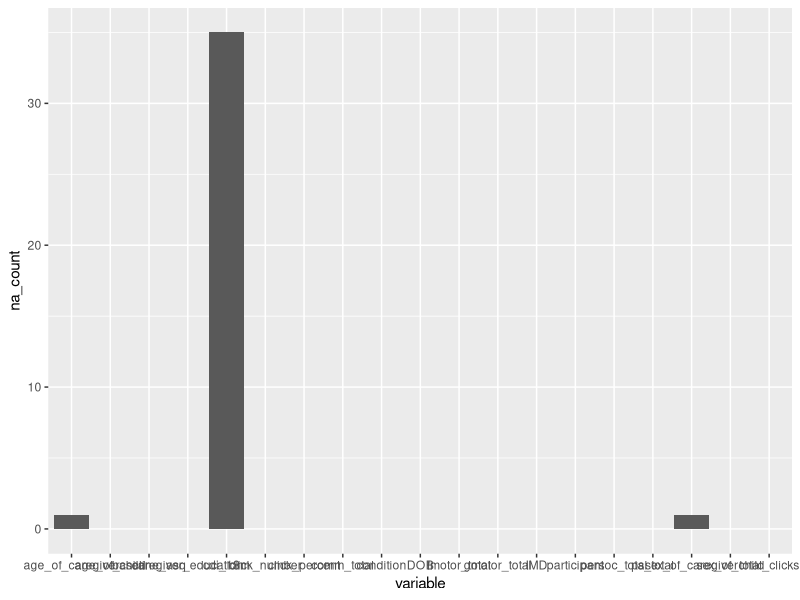
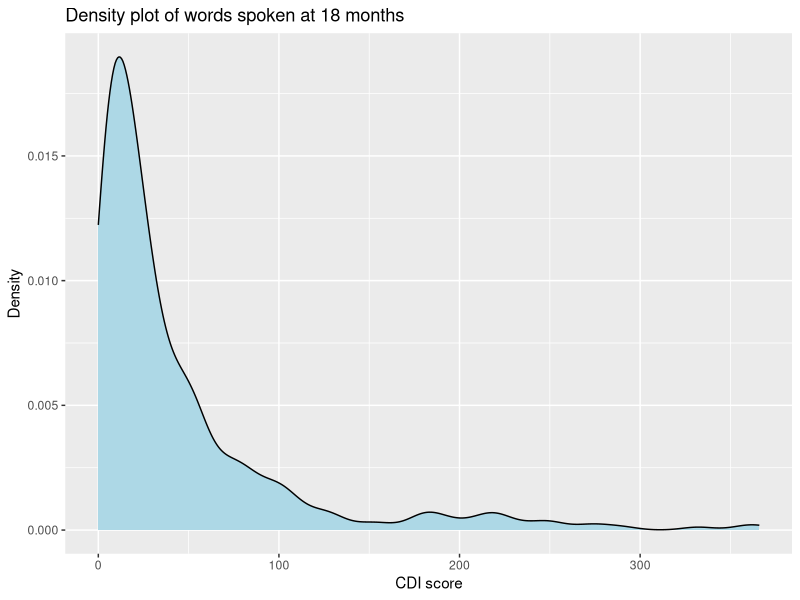
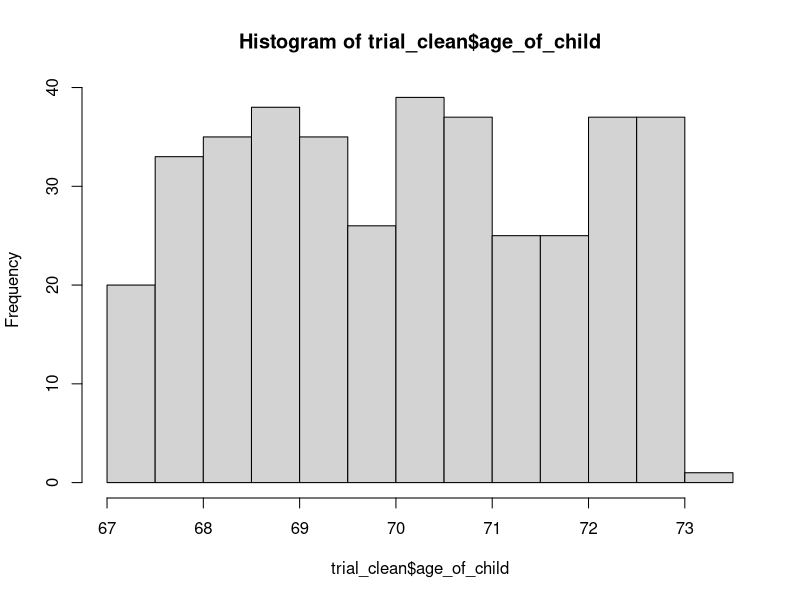

These charts were generated, in order, by the following R code: (Note: this script raises an error after producing the figures.)
## ---- chunk 1
#set working directory
setwd("C:/Users/piyal/OneDrive/Desktop/R/dissertation")

#loading libraries
library("here")
library("readr")
library("tidyverse")
library("lubridate")
library("lme4")
library("AER")

#loading trial dataset
trial_data <- read_csv("data/dissertation_data.csv", col_types = cols(
  participant = col_number(),
  age_of_caregiver = col_factor(),
  sex_of_child = col_factor(),
  caregiver_education = col_factor(),
  condition = col_factor(),
  baseline_asq = col_factor(),
  cdi_18m = col_integer(),
  click_number = col_integer(),
  "Possible clicks before 24m survey" = col_integer(),
  IMD = col_integer()
))

#loading dataset with individual ASQ responses
asq_data <- read_csv("data/Piyali_data WITH CONDITION  - ASQ baseline.csv")


#Preparing ASQ dataset
asq_clean <- asq_data %>% 
  rename(participant = "P number",
         c_high_pitch = "Does your baby make high pitched squeals?",
         c_deep_tone = "When playing with sounds, does your baby make grunting, growling or other deep-toned sounds?",
         c_responds_call = "If you call your baby when you are out of sight, does she look in the direction of your voice?",
         c_responds_noise = "When a loud noise occurs, does your baby turn to see where the sound came from?",
         c_sounds = "Does your baby make sounds like \"da\", \"ga\", \"ka\" and \"ba\"?",
         c_imitate = "If you copy the sounds your baby makes, does your baby repeat the same sounds back to you?",
         gm_lift_legs = "While your baby is on his back, does your baby lift his legs high enough to see his feet?",
         gm_lift_chest = "When your baby is on her tummy, does she straighten both arms and push her whole chest off the bed or floor?",
         gm_roll = "Does your baby roll from his back to his tummy, getting both arms out from under him?",
         gm_lean_sit = "When you put your baby on the floor, does she lean on her hands while sitting? (if she already sits up straight without leaning on her hands, mark yes for this item.)",
         gm_standing = "If you hold out both hands just to balance your baby, does he support his own weight while standing?",
         gm_crawl = "Does your baby get into a crawling position by getting up on her hands and knees?",
         
         fm_grab = "Does your baby grab a toy you offer and look at it, wave it about, or chew on it for about 1 minute?",
         fm_grasp = "Does your baby reach for or grasp a toy using both hands at once?",
         fm_reach_small = "Does your baby reach for a crumb or cheerio and touch it with his finger or hand? (if he already picks up a small object the size of a pea, mark 'yes' for this question",  
         fm_pick_toy = "Does your baby pick up a small toy, holding it in the center of her hand with her fingers around it?",
         fm_pick_small = "Does your baby try to pick up a crumb or cheerio by using his thumb and all of his fingers in a raking motion, even if he isn't able to pick it up? (If he already picks up the crumb or cheerio, mark yes for this item)",
         fm_pickup_onehand = "Does your baby pick up a small toy with only one hand?",
         
         ps_reach_front = "When a toy is in front of your baby, does she reach for it with both hands?",
         ps_look = "When your baby is on his back, does he turn his head to look for a toy when he drops it? (if he already picks it up, mark yes for this question)",
         ps_reach_back = "When your baby is on her back, does she try to get a toy she has dropped if she can see it?",
         ps_mouth = "Does your baby pick up a toy and put it in his mouth?",
         ps_pass = "Does your baby pass a toy back and forth from one hand to the other?",
         ps_bang = "Does your baby play by banging a toy up and down on the floor or table?",
         persoc_mirror_smile = "When in front of a large mirror, does your baby smile or coo at herself?",
         persoc_strangers = "Does your baby act differently toward strangers than he does with you and other familiar people? (Reactions to strangers may include staring, frowning, withdrawing or crying)",
         persoc_foot = "While lying on her back, does your baby play by grabbing her foot?",
         persoc_mirror_reach = "When in front of a large mirror, does your baby reach out to pat the mirror?",
         persoc_foot_mouth = "While your baby is on his back, does he put his foot in his mouth?",
         persoc_toy = "Does your baby try to get a toy that is out of reach? (She may roll, pivot on her tummy or crawl to get it)")

#scoring the ASQ subscales

## scoring communication items
asq_clean <- asq_clean %>% 
  mutate(comm_item1 = ifelse(asq_clean$c_high_pitch == "Yes", 10, 
                        ifelse(asq_clean$c_high_pitch == "Sometimes", 5, 0))) %>% 
  
  mutate(comm_item2 = ifelse(asq_clean$c_deep_tone == "Yes", 10, 
                        ifelse(asq_clean$c_deep_tone == "Sometimes", 5, 0))) %>%
  
  mutate(comm_item3 = ifelse(asq_clean$c_responds_call == "Yes", 10, 
                        ifelse(asq_clean$c_responds_call == "Sometimes", 5, 0))) %>%
  
  mutate(comm_item4 = ifelse(asq_clean$c_responds_noise == "Yes", 10, 
                        ifelse(asq_clean$c_responds_noise == "Sometimes", 5, 0))) %>%
  
  mutate(comm_item5 = ifelse(asq_clean$c_sounds == "Yes", 10, 
                        ifelse(asq_clean$c_sounds == "Sometimes", 5, 0))) %>%
  
  mutate(comm_item6 = ifelse(asq_clean$c_imitate == "Yes", 10, 
                        ifelse(asq_clean$c_imitate == "Sometimes", 5, 0)))

###checking the scoring

check_item1 <- asq_clean[ , c("c_high_pitch", "comm_item1")]
head(check_item1)

### total communication score

asq_clean$comm_total = rowSums(asq_clean[ , c( "comm_item1", "comm_item2", "comm_item3", "comm_item4", "comm_item5", "comm_item6")], na.rm = TRUE)


## scoring gross motor items
asq_clean <- asq_clean %>% 
  mutate(gmotor_item1 = ifelse(asq_clean$gm_lift_legs == "Yes", 10, 
                        ifelse(asq_clean$gm_lift_legs == "Sometimes", 5, 0))) %>% 
  
  mutate(gmotor_item2 = ifelse(asq_clean$gm_lift_chest == "Yes", 10, 
                        ifelse(asq_clean$gm_lift_chest == "Sometimes", 5, 0))) %>%
  
  mutate(gmotor_item3 = ifelse(asq_clean$gm_roll == "Yes", 10, 
                        ifelse(asq_clean$gm_roll == "Sometimes", 5, 0))) %>%
  
  mutate(gmotor_item4 = ifelse(asq_clean$gm_lean_sit == "Yes", 10, 
                        ifelse(asq_clean$gm_lean_sit == "Sometimes", 5, 0))) %>%
  
  mutate(gmotor_item5 = ifelse(asq_clean$gm_standing == "Yes", 10, 
                        ifelse(asq_clean$gm_standing == "Sometimes", 5, 0))) %>%
  
  mutate(gmotor_item6 = ifelse(asq_clean$gm_crawl == "Yes", 10, 
                        ifelse(asq_clean$gm_crawl == "Sometimes", 5, 0)))

### checking the scoring

check_gm_item1 <- asq_clean[ , c("gm_lift_legs", "gmotor_item1")]
head(check_gm_item1)

### total gross motor score

asq_clean$gmotor_total = rowSums(asq_clean[ , c( "gmotor_item1", "gmotor_item2", "gmotor_item3", "gmotor_item4", "gmotor_item5", "gmotor_item6")], na.rm = TRUE)

         
##scoring fine motor items

asq_clean <- asq_clean %>% 
  mutate(fmotor_item1 = ifelse(asq_clean$fm_grab == "Yes", 10, 
                        ifelse(asq_clean$fm_grab == "Sometimes", 5, 0))) %>% 
  
  mutate(fmotor_item2 = ifelse(asq_clean$fm_grasp == "Yes", 10, 
                        ifelse(asq_clean$fm_grasp == "Sometimes", 5, 0))) %>%
  
  mutate(fmotor_item3 = ifelse(asq_clean$fm_reach_small == "Yes", 10, 
                        ifelse(asq_clean$fm_reach_small == "Sometimes", 5, 0))) %>%
  
  mutate(fmotor_item4 = ifelse(asq_clean$fm_pick_toy == "Yes", 10, 
                        ifelse(asq_clean$fm_pick_toy == "Sometimes", 5, 0))) %>%
  
  mutate(fmotor_item5 = ifelse(asq_clean$fm_pick_small == "Yes", 10, 
                        ifelse(asq_clean$fm_pick_small == "Sometimes", 5, 0))) %>%
  
  mutate(fmotor_item6 = ifelse(asq_clean$fm_pickup_onehand == "Yes", 10, 
                        ifelse(asq_clean$fm_pickup_onehand == "Sometimes", 5, 0)))

### checking the scoring

check_fm <- asq_clean[ , c("fm_pickup_onehand", "fmotor_item6")]
head(check_fm)

### total fine motor score

asq_clean$fmotor_total = rowSums(asq_clean[ , c( "fmotor_item1", "fmotor_item2", "fmotor_item3", "fmotor_item4", "fmotor_item5", "fmotor_item6")], na.rm = TRUE)



## scoring problem solving items

asq_clean <- asq_clean %>% 
  mutate(ps_item1 = ifelse(asq_clean$ps_reach_front == "Yes", 10, 
                        ifelse(asq_clean$ps_reach_front == "Sometimes", 5, 0))) %>% 
  
  mutate(ps_item2 = ifelse(asq_clean$ps_look == "Yes", 10, 
                        ifelse(asq_clean$ps_look == "Sometimes", 5, 0))) %>%
  
  mutate(ps_item3 = ifelse(asq_clean$ps_reach_back == "Yes", 10, 
                        ifelse(asq_clean$ps_reach_back == "Sometimes", 5, 0))) %>%
  
  mutate(ps_item4 = ifelse(asq_clean$ps_mouth == "Yes", 10, 
                        ifelse(asq_clean$ps_mouth == "Sometimes", 5, 0))) %>%
  
  mutate(ps_item5 = ifelse(asq_clean$ps_pass == "Yes", 10, 
                        ifelse(asq_clean$ps_pass == "Sometimes", 5, 0))) %>%
  
  mutate(ps_item6 = ifelse(asq_clean$ps_bang == "Yes", 10, 
                        ifelse(asq_clean$ps_bang == "Sometimes", 5, 0)))

### checking the scoring

check_ps <- asq_clean[ , c("ps_pass", "ps_item5")]
head(check_ps)

### total problem-solving score

asq_clean$ps_total = rowSums(asq_clean[ , c( "ps_item1", "ps_item2", "ps_item3", "ps_item4", "ps_item5", "ps_item6")], na.rm = TRUE)


## scoring personal-social items

asq_clean <- asq_clean %>% 
  mutate(persoc_item1 = ifelse(asq_clean$persoc_mirror_smile == "Yes", 10, 
                        ifelse(asq_clean$persoc_mirror_smile == "Sometimes", 5, 0))) %>% 
  
  mutate(persoc_item2 = ifelse(asq_clean$persoc_strangers == "Yes", 10, 
                        ifelse(asq_clean$persoc_strangers == "Sometimes", 5, 0))) %>%
  
  mutate(persoc_item3 = ifelse(asq_clean$persoc_foot == "Yes", 10, 
                        ifelse(asq_clean$persoc_foot == "Sometimes", 5, 0))) %>%
  
  mutate(persoc_item4 = ifelse(asq_clean$persoc_mirror_reach == "Yes", 10, 
                        ifelse(asq_clean$persoc_mirror_reach == "Sometimes", 5, 0))) %>%
  
  mutate(persoc_item5 = ifelse(asq_clean$persoc_foot_mouth == "Yes", 10, 
                        ifelse(asq_clean$persoc_foot_mouth == "Sometimes", 5, 0))) %>%
  
  mutate(persoc_item6 = ifelse(asq_clean$persoc_toy == "Yes", 10, 
                        ifelse(asq_clean$persoc_toy == "Sometimes", 5, 0)))

### checking the scoring

check_persoc <- asq_clean[ , c("persoc_mirror_reach", "persoc_item4")]
head(check_persoc)

### total personal-social score

asq_clean$persoc_total = rowSums(asq_clean[ , c( "persoc_item1", "persoc_item2", "persoc_item3", "persoc_item4", "persoc_item5", "persoc_item6")], na.rm = TRUE)





## adding the total asq scores to the trial_clean dataframe

trial_data <- trial_data %>% 
  left_join(select(asq_clean, participant, comm_total, gmotor_total, fmotor_total, ps_total, persoc_total),
            by = "participant")


#cleaning the final trial dataset
trial_clean <- trial_data %>% 
  mutate(participant = as.factor(participant)) %>% 
  mutate(DOB = as.Date(DOB, format = "%d/%m/%Y")) %>%                 #changing string to date
  mutate(age_of_child = as.numeric(difftime(Sys.Date(), DOB, units = "days")/ 30.44)) %>% 
  mutate(caregiver_education = as.factor(caregiver_education)) %>% 
  mutate(sex_of_caregiver = as.factor(sex_of_caregiver)) %>% 
  filter(!grepl("^105", participant)) %>%     #deleting participant not randomised
  rename(total_clicks = "Possible clicks before 24m survey") %>% 
  filter(IMD <= 5) %>%  #removing IMD measures from outside England
  mutate(IMD = as.factor(IMD)) %>% 
    mutate(click_percent = click_number/total_clicks * 100) # calculating percentage of links clicked
  

#dealing with missing data

##visualising NA values

na_counts <- colSums(is.na(trial_clean))

na_data <- data.frame(variable = names(na_counts), na_count = na_counts)

ggplot(na_data, aes(x = variable,
                    y = na_count)) +
  geom_bar(stat = "identity")

#cdi_18m has the maximum number of missing values (35)

trial_clean <- na.omit(trial_clean)
  
## ---- chunk 2
#distribution of variables

##density plot of words
ggplot(trial_clean, aes(x = cdi_18m)) + 
  geom_density(fill = "lightblue") +
  labs(title = "Density plot of words spoken at 18 months",
       x = "CDI score",
       y = "Density")

#distribution of ages in the study
hist(trial_clean$age_of_child)

##check if distribution is Poisson
poisson_model <- glm(cdi_18m ~ 1, family = poisson, data = trial_no_na)

dispersiontest(poisson_model)


##there appears to be overdispersion, hence negative binomial regression will be fitted going ahead

##null model

#not giving an AIC value
m0 <- glm(cdi_18m ~ scale(age_of_child,scale=FALSE) + condition, family = quasipoisson, data = trial_clean)

#2nd try
m_0_alt <- glmer.nb(cdi_18m ~ scale(age_of_child,scale=FALSE) + condition, (1|participant), data = trial_clean)

#can we just assume it's poisson
m0 <- glm(cdi_18m ~ scale(age_of_child,scale=FALSE) + condition, family = poisson, data = trial_clean)

#checking correlation between IMD and caregiver education
cor.test(y = trial_clean$IMD, x = as.numeric(trial_clean$caregiver_education), method = "pearson")

#visualisation - ordered bar plot
ggplot(trial_clean, aes(x = reorder(caregiver_education,IMD),
                       y = IMD)) +
  geom_bar(stat = "identity") +
  labs(title = " Relationship between IMD and caregiver education",
       x = "Caregiver Education",
       y = "Deprivation Index")

#boxplot
ggplot(trial_clean, aes(x = caregiver_education,
                       y = IMD)) +
  geom_boxplot() +
  labs(title = " Relationship between IMD and caregiver education",
       x = "Caregiver Education",
       y = "Deprivation Index")

#dotplot
ggplot(trial_clean, aes(x = caregiver_education,
                       y = IMD)) +
  geom_jitter() +
  labs(title = " Relationship between IMD and caregiver education",
       x = "Caregiver Education",
       y = "Deprivation Index")
## ---- chunk 3
#Generate compliance score compliance_ps: THIS IS THE PROBLEM!

m_adherence <-  glm(click_percent ~ sex_of_child + age_of_child + comm_total + gmotor_total + fmotor_total + ps_total + persoc_total + IMD + offset(log(total_clicks)), family = quasipoisson, data=trial_clean[trial_clean$condition == 1,])

m_adherence_p <-  glm(click_percent ~ sex_of_child + age_of_child + comm_total + gmotor_total + fmotor_total + ps_total + persoc_total + IMD + offset(log(total_clicks)), family = poisson, data=trial_clean[trial_clean$condition == 1,])

m_adherence <-  glm(click_percent ~ sex_of_child + age_of_child + baseline_asq + IMD + offset(log(total_clicks)), family = poisson, data=trial_clean[trial_clean$condition == 1,])



#The continuous propensity score will then be generated for all participants in both arms of the trial

trial_no_na$adherence_ps=predict(m_adherence,trial_no_na,type="response")

#The next step will be to fit the model with compliance as a continuous variable

m_adherence_mod = glm(cdi_18m ~ condition*adherence_ps, family = poisson, data = trial_no_na)

m_adherence_mod_alt = glmer.nb(cdi_18m ~ condition*adherence_ps, (1|participant), data = trial_no_na)

#comparing m_compliance_mod and M0

anova(m0, m_adherence_mod)


## ---- chunk 4
